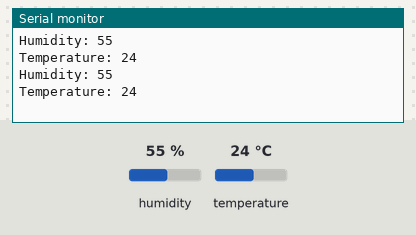
Recording of a sketch running on a simulated Arduino Uno, built with avr-gcc and run on an emulated ATmega328P. Shown: the last lines printed to the serial monitor. Inputs (shaded band) come from the test bench; at power-on: humidity 55 %, temperature 24 °C. No radio packets arrive unless stated.

Above: at 5.8 s.
5.9 s: humidity set to 22 %
At 11.0 s:
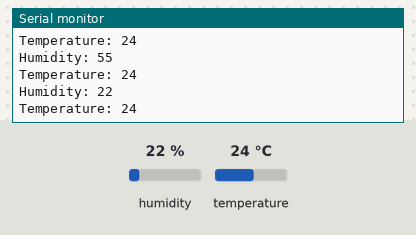
11.9 s: temperature set to 12 °C
At 15.7 s:
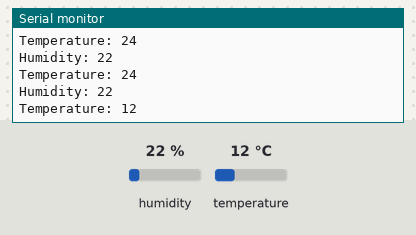
17.9 s: humidity set to 40 %
At 20.5 s:
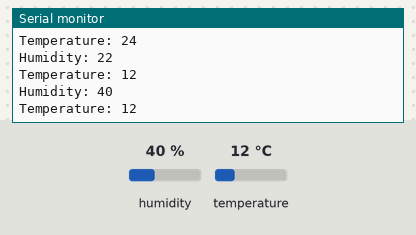
Timing chart, 0 to 22.0 s (numbered marks = the images above; inputs shaded):
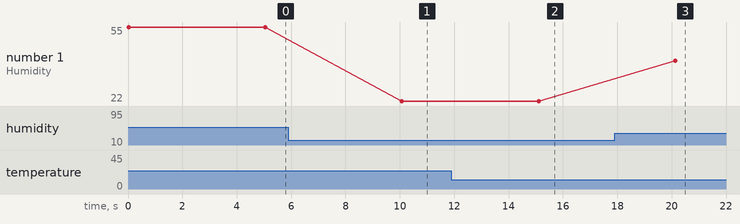

The sketch:

tx.ino
```cpp
#include <SPI.h>
#include <nRF24L01.h>
#include <RF24.h>
#include "DHT.h"
const uint64_t pipeOut = 0xE8E8F0F0E1LL;
#define DHTPIN 2
#define DHTTYPE DHT11
DHT dht(DHTPIN, DHTTYPE);
RF24 radio(9, 10); //  CN and CSN  pins of nrf
struct MyData {
  byte h;
  byte t;
};
MyData data;
void setup()
{
  Serial.begin(9600);
  dht.begin();
  radio.begin();
  radio.setAutoAck(false);
  radio.setDataRate(RF24_250KBPS);
  radio.openWritingPipe(pipeOut);
}
void loop()
{
  data.h = dht.readHumidity();
  data.t = dht.readTemperature();
  if (isnan(data.h) || isnan(data.t)){
    Serial.println(F("Failed to read from DHT sensor!"));
    return;
  }
  Serial.print("Humidity: ");
  Serial.println(data.h);
  Serial.print("Temperature: ");
  Serial.println(data.t);
  radio.write(&data, sizeof(MyData));
  delay(5000);
}
```

Measured:
- after the input at 5.9 s, the serial monitor: prints a new line after 4.2 s (image 1)
- after the input at 11.9 s, the serial monitor: prints a new line after 3.2 s (image 2)
- after the input at 17.9 s, the serial monitor: prints a new line after 2.2 s (image 3)
- plotted number 1: 55 → 22 after the input at 5.9 s, 22 → 40 after the input at 17.9 s
